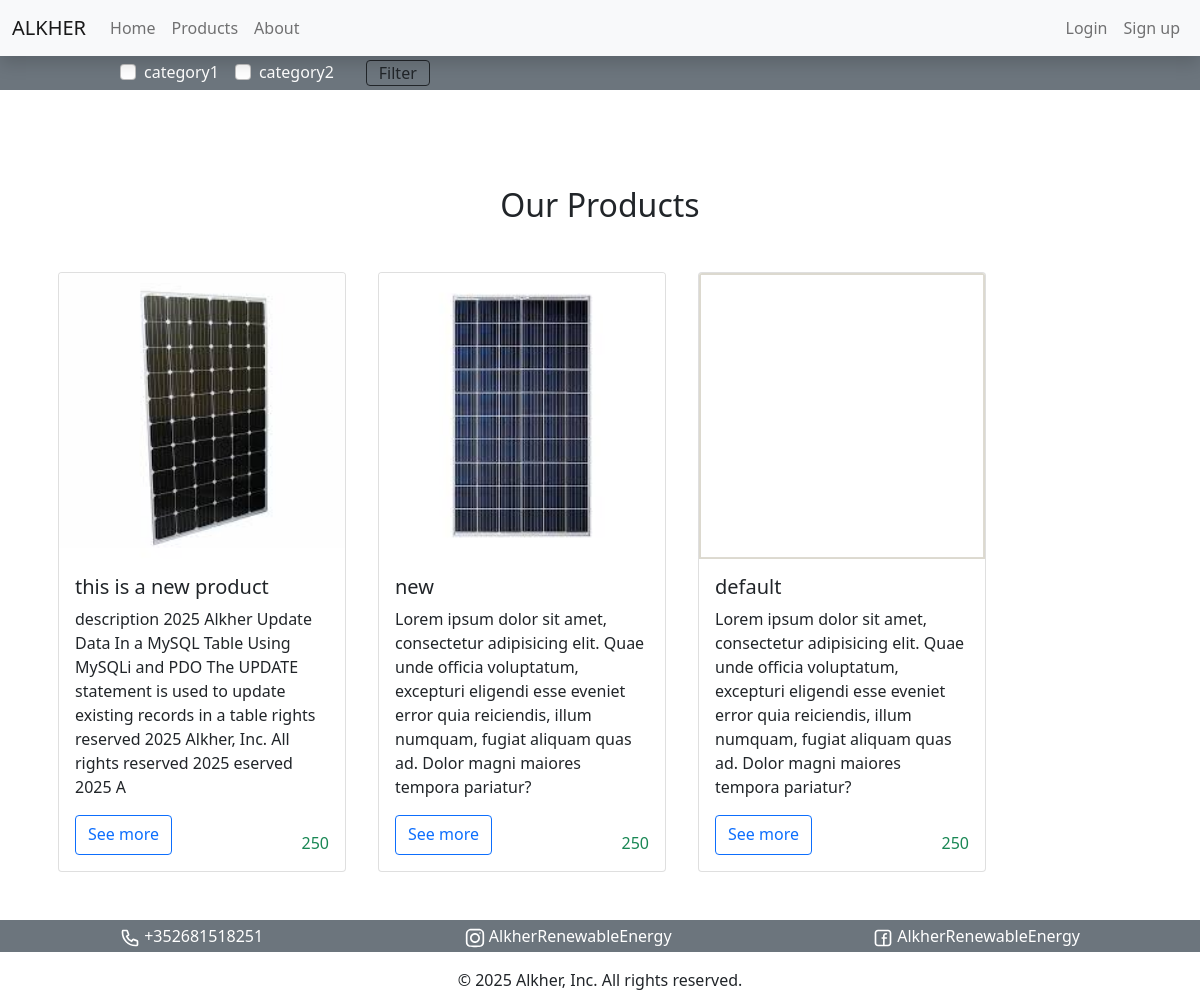
/products.php, run on the app's committed database.
### tables this page shows
CREATE TABLE `products` (
  `id` bigint(20) UNSIGNED NOT NULL,
  `product_name` varchar(255) NOT NULL,
  `price` int(11) UNSIGNED NOT NULL,
  `description` text NOT NULL,
  `image` varchar(255) DEFAULT NULL,
  `favorite_product` tinyint(4) DEFAULT NULL,
  `created_at` timestamp NOT NULL DEFAULT current_timestamp(),
  `updated_at` timestamp NOT NULL DEFAULT current_timestamp() ON UPDATE current_timestamp()
);

### products.php (the view, shortened to what this page needs)
<!DOCTYPE html>
<html lang="en">
<head>
    <link href="https://cdn.jsdelivr.net/npm/bootstrap@5.1.3/dist/css/bootstrap.min.css" rel="stylesheet">
</head>
<body>
    <?php include "./components/navbar.php"; ?>
    <div>
        <div class="d-flex py-1 bg-secondary text-white" style="padding: 0px 120px;">
            <div class="form-check form-check-inline">
                <input class="form-check-input" type="checkbox" value="category1">
                <label class="form-check-label" for="1">category1</label>
            </div>
            <div class="form-check form-check-inline">
                <input class="form-check-input" type="checkbox" value="category2">
                <label class="form-check-label" for="1">category2</label>
            </div>
            <button type="button" class="btn btn-outline-dark py-0 ms-3">Filter</button>
        </div>
    </div>
    <div class="h2 text-center pt-5 mt-5">Our Products</div>
    <div class="container d-flex my-5">
    <?php
        include "./database/connection.php";
        $sql = "SELECT * FROM products";
        $result = $conn->query($sql);
        while($row = $result->fetch_assoc()) {
            echo'<div class="card mx-3" style="width: 18rem;">
                <img src="./images/'.$row["image"].'" class="card-img-top" alt="'.$row["product_name"].'">
                <div class="card-body">
                    <h5 class="card-title">'. $row["product_name"] .'</h5>
                    <p class="card-text">'. $row["description"] .'</p>
                    <div class="d-flex justify-content-between">
                    <a href="./product.php?id='.$row["id"].'" class="btn btn-outline-primary">See more</a>
                    <span class="pt-3 text-success">'.$row["price"].'</span>
                    </div>
                </div>
            </div>';
        }
        ?>
    </div>
    <?php include("./components/footer.php"); ?>
</body>
</html>

### data on the page
products: image (picture), product_name "this is a new product", description "description 2025 Alkher Update Data In a MySQL Table Using MySQLi and PDO The UPDATE statement is used to update existing records in a table rights reserved 2025 Alkher, Inc. All rights reserved 2025 eserved 2025 A", price "250"
products: image (picture), product_name "new", description "Lorem ipsum dolor sit amet, consectetur adipisicing elit. Quae unde officia voluptatum, excepturi eligendi esse eveniet error quia reiciendis, illum numquam, fugiat aliquam quas ad. Dolor magni maiores tempora pariatur?", price "250"
products: image+product_name (placeholder picture), product_name "default", description "Lorem ipsum dolor sit amet, consectetur adipisicing elit. Quae unde officia voluptatum, excepturi eligendi esse eveniet error quia reiciendis, illum numquam, fugiat aliquam quas ad. Dolor magni maiores tempora pariatur?", price "250"
